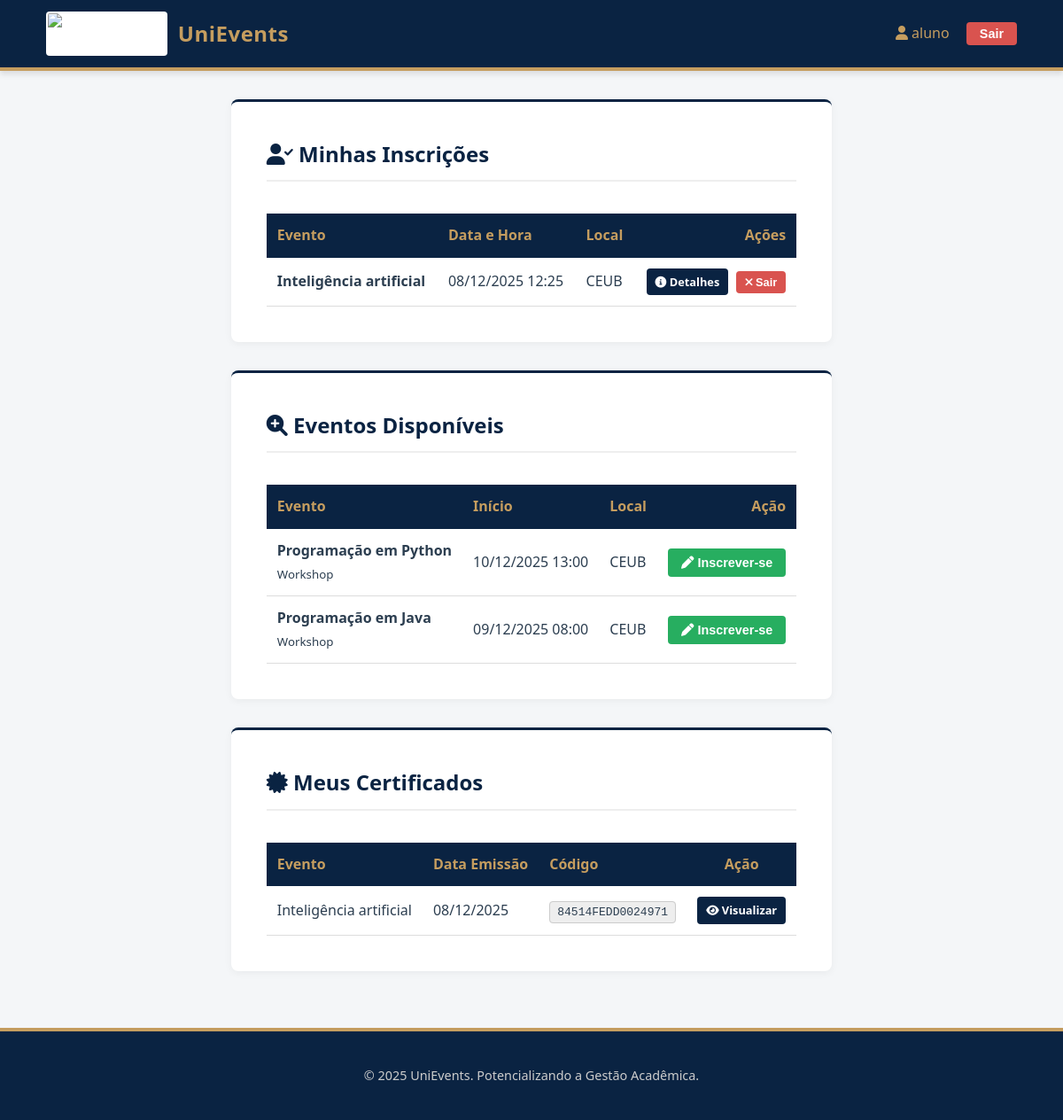
/dashboard/participante/ (signed in), run on the app's committed database.
### sgea_app/models.py (models this page shows, shortened)
class Usuario(AbstractUser):
    PERFIL_CHOICES = (
        ('aluno', 'Aluno'),
        ('professor', 'Professor'),
        ('organizador', 'Organizador'),
    )
    telefone = models.CharField(max_length=15, blank=True, null=True, help_text="Telefone de contato do usuário.")
    instituicao_ensino = models.CharField(max_length=255, blank=True, null=True, help_text="Instituição de ensino (obrigatório para alunos e professores).")
    perfil = models.CharField(max_length=15, choices=PERFIL_CHOICES, default='aluno', help_text="Perfil do usuário no sistema.")
    class Meta:
        db_table = "usuario"
        verbose_name = "Usuário"
        verbose_name_plural = "Usuários"

class Evento(models.Model):
    TIPO_EVENTO_CHOICES = (
        ('seminario', 'Seminário'),
        ('palestra', 'Palestra'),
        ('congresso', 'Congresso'),
        ('workshop', 'Workshop'),
        ('outro', 'Outro'),
    )
    nome = models.CharField(max_length=200, help_text="Nome ou título do evento.")
    tipo_evento = models.CharField(max_length=50, choices=TIPO_EVENTO_CHOICES, help_text="Tipo do evento (ex: seminário, palestra).")
    data_inicio = models.DateTimeField(help_text="Data e hora de início do evento.")
    data_fim = models.DateTimeField(help_text="Data e hora de término do evento.")
    local = models.CharField(max_length=255, help_text="Local onde o evento ocorrerá.")
    quantidade_participantes = models.PositiveIntegerField(
        default=0,
        validators=[MinValueValidator(0)],
        help_text="Número máximo de participantes permitidos.")
    banner = models.ImageField(
        upload_to='eventos/banners/',
        blank=True,
        null=True,
        help_text="Imagem promocional do evento (apenas .jpg, .png, .jpeg).",
        validators=[FileExtensionValidator(allowed_extensions=['jpg', 'jpeg', 'png'])]
    )
    organizador = models.ForeignKey(
        settings.AUTH_USER_MODEL,
        on_delete=models.SET_NULL,
        null=True,
        related_name='eventos_organizados',
        limit_choices_to={'perfil': 'organizador'},
        help_text="Organizador responsável pelo evento."
    )
    participantes = models.ManyToManyField(
        settings.AUTH_USER_MODEL,
        through='Inscricao',
        related_name='eventos_inscritos',
        blank=True
    )
    professor_responsavel = models.ForeignKey(
        settings.AUTH_USER_MODEL,
        on_delete=models.SET_NULL,
        null=True,
        related_name='eventos_responsavel',
        limit_choices_to={'perfil': 'professor'},
        help_text="Professor responsável pelo evento."
    )
    data_criacao = models.DateTimeField(auto_now_add=True)
    data_atualizacao = models.DateTimeField(auto_now=True)
    class Meta:
        db_table = "evento"
        ordering = ["-data_inicio", "nome"]
        verbose_name = "Evento"
        verbose_name_plural = "Eventos"

class Certificado(models.Model):
    inscricao = models.OneToOneField(Inscricao, on_delete=models.CASCADE, primary_key=True, help_text="A inscrição que deu origem a este certificado.")
    codigo_validacao = models.CharField(max_length=50, unique=True, help_text="Código único para validação do certificado.")
    data_emissao = models.DateTimeField(auto_now_add=True)
    class Meta:
        db_table = "certificado"
        verbose_name = "Certificado"
        verbose_name_plural = "Certificados"

class Inscricao(models.Model):
    usuario = models.ForeignKey(settings.AUTH_USER_MODEL, on_delete=models.CASCADE, related_name="inscricoes")
    evento = models.ForeignKey(Evento, on_delete=models.CASCADE, related_name="inscricoes")
    data_inscricao = models.DateTimeField(auto_now_add=True)
    presenca = models.BooleanField(default=False, help_text="Indica se o participante esteve presente no evento.")
    class Meta:
        db_table = "inscricao"
        verbose_name = "Inscrição"
        verbose_name_plural = "Inscrições"
        unique_together = ('usuario', 'evento') # Garante que um usuário só se inscreva uma vez por evento

### sgea_app/views.py (the view)
# urls.py: path('dashboard/participante/', views.participantes_dashboard, name='participantes_dashboard'),
@login_required
def participantes_dashboard(request):
    inscricoes_pendentes = Inscricao.objects.filter(
        usuario=request.user,
        presenca=True,
        certificado__isnull=True,
        evento__data_fim__lt=timezone.now()
    )
    for inscricao in inscricoes_pendentes:
        verificar_e_gerar_certificado(inscricao)
    eventos_inscritos = Evento.objects.filter(participantes=request.user)
    eventos_disponiveis = Evento.objects.exclude(
        participantes=request.user
    ).filter(
        data_fim__gte=timezone.now()
    )
    eventos_responsavel = []
    if request.user.perfil == 'professor':
        eventos_responsavel = Evento.objects.filter(professor_responsavel=request.user)
    certificados_obtidos = Certificado.objects.filter(inscricao__usuario=request.user).select_related(
        'inscricao__evento')
    context = {
        'eventos_inscritos': eventos_inscritos,
        'eventos_disponiveis': eventos_disponiveis,
        'certificados_obtidos': certificados_obtidos,
        'eventos_responsavel': eventos_responsavel,
    }
    return render(request, 'sgea_app/dashboard/participantes_dashboard.html', context)

### sgea_app/templates/sgea_app/dashboard/participantes_dashboard.html (shortened to what this page needs)
{% extends 'sgea_app/base.html' %}
{% block content %}
<div class="card">
    <h2><i class="fas fa-user-check"></i> Minhas Inscrições</h2>
    {% if eventos_inscritos %}
        <div class="table-responsive">
            <table>
                <thead>
                    <tr>
                        <th>Evento</th>
                        <th>Data e Hora</th>
                        <th>Local</th>
                        <th style="text-align: right;">Ações</th>
                    </tr>
                </thead>
                <tbody>
                    {% for evento in eventos_inscritos %}
                    <tr>
                        <td><strong>{{ evento.nome }}</strong></td>
                        <td>{{ evento.data_inicio|date:"d/m/Y H:i" }}</td>
                        <td>{{ evento.local }}</td>
                        <td style="text-align: right;">
                            <a href="{% url 'detalhes_evento' evento.pk %}" class="btn btn-primary" style="padding: 5px 10px; font-size: 0.8rem; margin-right: 5px;">
                                <i class="fas fa-info-circle"></i> Detalhes
                            </a>
                            <form action="{% url 'cancelar_inscricao' evento.pk %}" method="post" style="display:inline;">
                                <button type="submit" class="btn btn-danger" style="padding: 5px 10px; font-size: 0.8rem;">
                                    <i class="fas fa-times"></i> Sair
                                </button>
                            </form>
                        </td>
                    </tr>
                    {% endfor %}
                </tbody>
            </table>
        </div>
    {% else %}
        <p style="font-style: italic; color: #777;">Você ainda não se inscreveu em nenhum evento.</p>
    {% endif %}
</div>
<div class="card">
    <h2><i class="fas fa-search-plus"></i> Eventos Disponíveis</h2>
    {% if eventos_disponiveis %}
        <div class="table-responsive">
            <table>
                <thead>
                    <tr>
                        <th>Evento</th>
                        <th>Início</th>
                        <th>Local</th>
                        <th style="text-align: right;">Ação</th>
                    </tr>
                </thead>
                <tbody>
                    {% for evento in eventos_disponiveis %}
                    <tr>
                        <td>
                            <strong>{{ evento.nome }}</strong><br>
                            <small>{{ evento.get_tipo_evento_display }}</small>
                        </td>
                        <td>{{ evento.data_inicio|date:"d/m/Y H:i" }}</td>
                        <td>{{ evento.local }}</td>
                        <td style="text-align: right;">
                            <form action="{% url 'inscrever_evento' evento.pk %}" method="post">
                                <button type="submit" class="btn btn-success" style="padding: 8px 15px; font-size: 0.9rem;">
                                    <i class="fas fa-pen"></i> Inscrever-se
                                </button>
                            </form>
                        </td>
                    </tr>
                    {% endfor %}
                </tbody>
            </table>
        </div>
    {% else %}
        <p style="font-style: italic; color: #777;">Não há novos eventos disponíveis para inscrição no momento.</p>
    {% endif %}
</div>
<div class="card">
    <h2><i class="fas fa-certificate"></i> Meus Certificados</h2>
    {% if certificados_obtidos %}
        <div class="table-responsive">
            <table>
                <thead>
                    <tr>
                        <th>Evento</th>
                        <th>Data Emissão</th>
                        <th>Código</th>
                        <th style="text-align: center;">Ação</th> </tr>
                </thead>
                <tbody>
                    {% for certificado in certificados_obtidos %}
                    <tr>
                        <td>{{ certificado.inscricao.evento.nome }}</td>
                        <td>{{ certificado.data_emissao|date:"d/m/Y" }}</td>
                        <td>
                            <span style="font-family: monospace; background: #eee; padding: 4px 8px; border-radius: 4px; border: 1px solid #ccc;">
                                {{ certificado.codigo_validacao }}
                            </span>
                        </td>
                        <td style="text-align: center;">
                            <a href="{% url 'visualizar_certificado' certificado.codigo_validacao %}" target="_blank" class="btn btn-primary" style="padding: 5px 10px; font-size: 0.8rem;">
                                <i class="fas fa-eye"></i> Visualizar
                            </a>
                        </td>
                    </tr>
                    {% endfor %}
                </tbody>
            </table>
        </div>
    {% else %}
        <p style="font-style: italic; color: #777;">Você ainda não possui certificados emitidos.</p>
    {% endif %}
</div>
{% endblock %}

### sgea_app/templates/sgea_app/base.html (shortened to what this page needs)
{% load static %}
<!DOCTYPE html>
<html lang="pt-br">
<head>
    <link rel="stylesheet" href="{% static 'css/style.css' %}">
    <link rel="stylesheet" href="https://cdnjs.cloudflare.com/ajax/libs/font-awesome/6.0.0/css/all.min.css">
</head>
<body>
    <header class="main-header">
        <div class="container" style="margin: 0; max-width: 100%; display: flex; justify-content: space-between; align-items: center;">
            <a href="{% if user.is_authenticated %}{% url 'participantes_dashboard' %}{% else %}{% url 'login' %}{% endif %}" class="brand-wrapper">
                <img src="{% static 'img/logo.png' %}" alt="Logo UniEvents" class="logo-img">
                <span class="brand-name">UniEvents</span>
            </a>
            <nav>
                {% if user.is_authenticated %}
                    <span style="margin-right: 15px; color: var(--secondary-color);">
                        <i class="fas fa-user"></i> {{ user.first_name|default:user.username }}
                    </span>
                    <form action="{% url 'logout' %}" method="post" style="display:inline;">
                        <button type="submit" class="btn btn-danger" style="padding: 5px 15px; font-size: 0.9rem;">Sair</button>
                    </form>
                {% else %}
                    <a href="{% url 'login' %}" style="color: var(--white); text-decoration: none; font-weight: bold;">Login</a>
                {% endif %}
            </nav>
        </div>
    </header>
    <main class="container">
        {% block content %}
        {% endblock %}
    </main>
    <footer class="main-footer">
        <p>&copy; 2025 UniEvents. Potencializando a Gestão Acadêmica.</p>
    </footer>
</body>
</html>

### sgea_app/static/css/style.css (style rules this page uses)
:root { --primary-color: #0a2342; --secondary-color: #c59d5f; --accent-color: #1a3c6e; --text-color: #2c3e50; --bg-color: #f4f6f8; --white: #ffffff; --danger: #d9534f; --success: #27ae60; --font-main: 'Segoe UI', 'Roboto', Helvetica, Arial, sans-serif; }
* { box-sizing: border-box; }
body { font-family: var(--font-main); background-color: var(--bg-color); color: var(--text-color); margin: 0; padding: 0; line-height: 1.6; display: flex; flex-direction: column; min-height: 100vh; }
.main-header { background-color: var(--primary-color); color: var(--white); padding: 0.8rem 2rem; display: flex; justify-content: space-between; align-items: center; box-shadow: 0 4px 6px rgba(0,0,0,0.1); border-bottom: 4px solid var(--secondary-color); }
.brand-wrapper { display: flex; align-items: center; text-decoration: none; color: var(--white); gap: 12px; }
.logo-img { height: 50px; width: auto; border-radius: 4px; background-color: var(--white); padding: 2px; }
.brand-name { font-size: 1.5rem; font-weight: bold; letter-spacing: 0.5px; color: var(--secondary-color); }
.container { max-width: 1100px; margin: 2rem auto; padding: 0 20px; flex: 1; }
.card { background: var(--white); padding: 2.5rem; border-radius: 8px; box-shadow: 0 2px 10px rgba(0,0,0,0.05); margin-bottom: 2rem; border-top: 3px solid var(--primary-color); }
h1, h2, h3 { color: var(--primary-color); margin-top: 0; }
h2 { border-bottom: 2px solid #eee; padding-bottom: 10px; margin-bottom: 20px; }
.btn { display: inline-block; padding: 10px 20px; border-radius: 4px; text-decoration: none; font-weight: 600; cursor: pointer; border: none; transition: all 0.3s ease; text-align: center; }
.btn-primary { background-color: var(--primary-color); color: var(--white); }
.btn-danger { background-color: var(--danger); color: white; }
.btn-success { background-color: var(--success); color: white; }
.table-responsive { overflow-x: auto; }
table { width: 100%; border-collapse: collapse; margin-top: 1rem; }
th { background-color: var(--primary-color); color: var(--secondary-color); padding: 12px; text-align: left; }
td { padding: 12px; border-bottom: 1px solid #ddd; }
.main-footer { background-color: var(--primary-color); color: #ccc; text-align: center; padding: 1.5rem; margin-top: auto; font-size: 0.9rem; border-top: 4px solid var(--secondary-color); }

### data on the page
Usuario: first_name "aluno"
Evento: nome "Inteligência artificial", data_inicio "08/12/2025 12:25", local "CEUB"
Evento: nome "Programação em Python", tipo_evento "Workshop", data_inicio "10/12/2025 13:00", local "CEUB"
Evento: nome "Programação em Java", tipo_evento "Workshop", data_inicio "09/12/2025 08:00", local "CEUB"
Certificado: inscricao.evento.nome "Inteligência artificial", data_emissao "08/12/2025", codigo_validacao "84514FEDD0024971"
